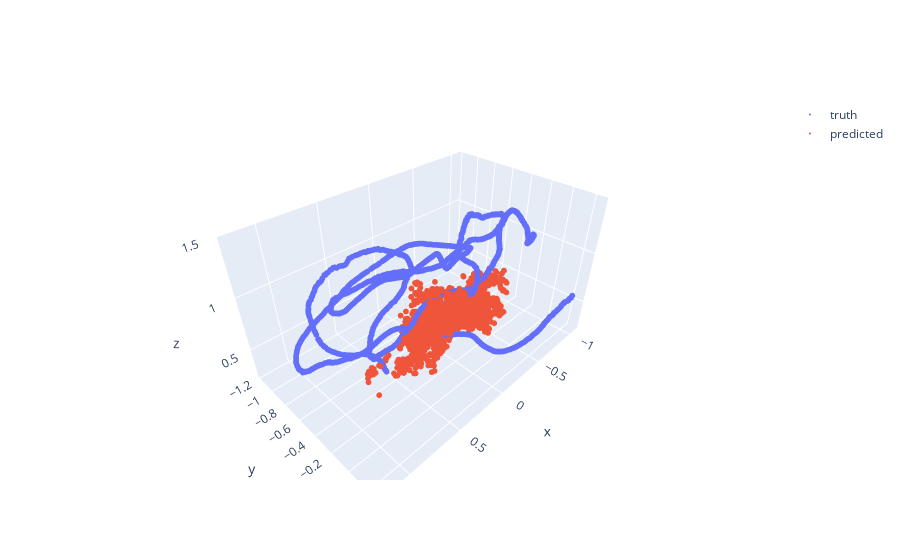

The cell this chart's notebook holds for it:
### Markdown cell above
# Show trajectories

### Code cell
show_trajectories(truth_trajectory, predicted_trajectory)

### Figure 1 — Plotly figure (JSON) as saved in the notebook; plotly's stock layout.template omitted (floating-point values rounded to 4 significant figures; data arrays with more than 128 entries replaced by an {"elided": "..."} marker saying what was removed)
{"data": [{"marker": {"size": 2}, "mode": "markers", "name": "truth", "type": "scatter3d", "x": {"elided": "2000 float values"}, "y": {"elided": "2000 float values"}, "z": {"elided": "2000 float values"}}, {"marker": {"size": 2}, "mode": "markers", "name": "predicted", "type": "scatter3d", "x": {"elided": "2000 float values"}, "y": {"elided": "2000 float values"}, "z": {"elided": "2000 float values"}}], "layout": {}}
